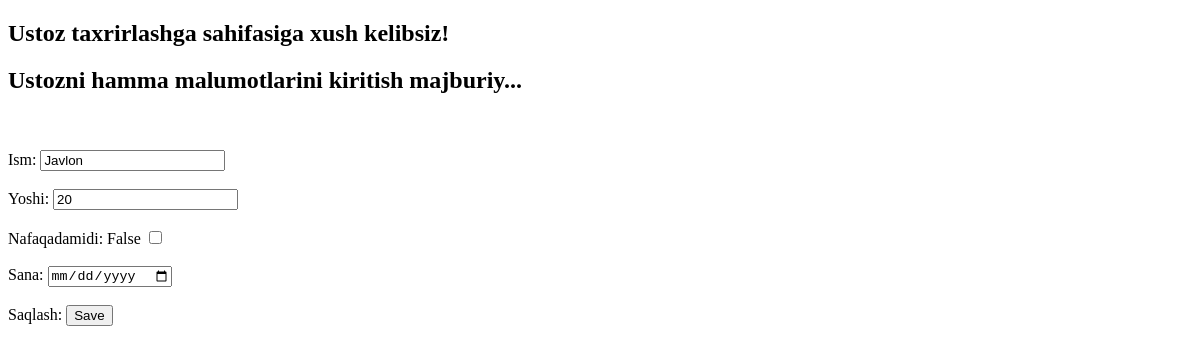
The app's page /ustoz-t/10/, older data.
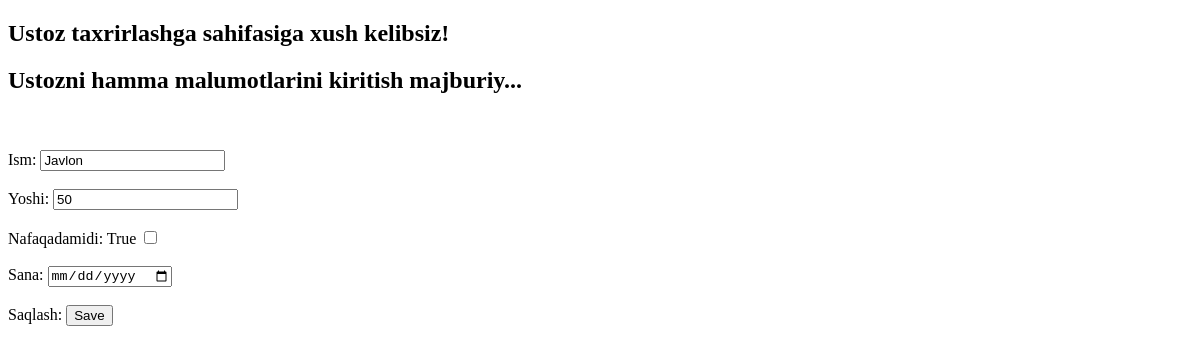
The same page, newer data.
### App/models.py (models this page shows, shortened)
class Ustoz(models.Model):
    ism = models.CharField(max_length=50)
    yosh = models.PositiveSmallIntegerField()
    nafaqada = models.BooleanField()
    sana = models.DateField()

### App/views.py (the view, shortened to what this page needs)
# urls.py: path('ustoz-t/<int:ue>/', ustoz_edit),
def ustoz_edit(request, ue):
    u = Ustoz.objects.get(id=ue)
    return render(request, "Ustoz_edit.html", {"ustoz":u})

### templates/Ustoz_edit.html (shortened to what this page needs)
<!DOCTYPE html>
<html lang="en">
<head>
</head>
<body>
<h2>Ustoz taxrirlashga sahifasiga xush kelibsiz!</h2>
<h2>Ustozni hamma malumotlarini kiritish majburiy...</h2>
<br>
<br>
<form method = "POST" action="/ustoz-t/{{ustoz.id}}/" >{%csrf_token%}
    <label>Ism:</label>
    <input type="text" name="ismi" value="{{ustoz.ism}}"><br><br>
    <label>Yoshi:</label>
    <input type="number" name="y" value="{{ustoz.yosh}}"><br><br>
    <label>Nafaqadamidi: {{ustoz.nafaqada}}</label>
    <input type="checkbox" name="n"><br><br>
    <label>Sana:</label>
    <input type="date" name="v" value="{{ustoz.sana}}"><br><br>
    <label>Saqlash:</label>
    <button type="submit">Save</button>
</form>
</body>
</html>

Row changes from the older to the newer data that the page shows:
changed Ustoz "Javlon": y "20" → "50"; nafaqada "False" → "True"
